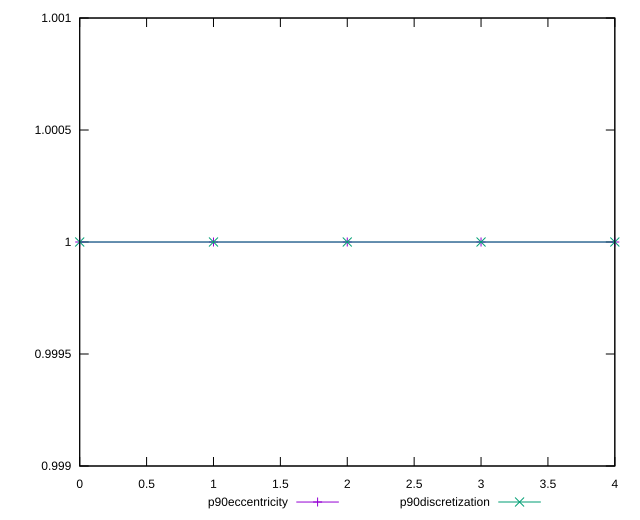

Source code (gnuplot):
reset

$p90Eccentricity <<EOF
0 0.9999999999999999
1 1.0000000000000002
2 1
3 1
4 0.9999999999999997
EOF

$p90Discretization <<EOF
0 1
1 1
2 1
3 1
4 1
EOF

set key outside below
set xrange [0:4]
set yrange [0.9989999999999997:1.0010000000000001]
set trange [0.9989999999999997:1.0010000000000001]
set terminal svg size 640, 520 enhanced background rgb 'white'
set output "report_00013_2021-02-09T12-04-24.940Z/first-cpu-idle/progression/eccentricity.svg"

plot $p90Eccentricity title "p90eccentricity" with linespoints, \
     $p90Discretization title "p90discretization" with linespoints

reset
